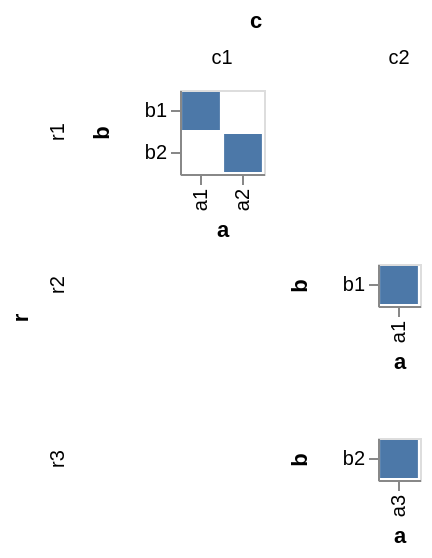

The specification (Vega-Lite) saved for this image:
### Vega specification from a JSON file in a GitHub repository (floating-point values rounded to 4 significant figures)
{"$schema": "https://vega.github.io/schema/vega/v3.json", "autosize": "pad", "padding": 5, "data": [{"name": "source_0", "values": [{"r": "r1", "c": "c1", "a": "a1", "b": "b1"}, {"r": "r1", "c": "c1", "a": "a2", "b": "b2"}, {"r": "r2", "c": "c2", "a": "a1", "b": "b1"}, {"r": "r3", "c": "c2", "a": "a3", "b": "b2"}]}, {"name": "cross_column_domain_row_domain", "source": "source_0", "transform": [{"type": "aggregate", "groupby": ["c", "r"], "fields": ["a", "b"], "ops": ["distinct", "distinct"]}]}, {"name": "column_domain", "source": "cross_column_domain_row_domain", "transform": [{"type": "aggregate", "groupby": ["c"], "fields": ["distinct_a"], "ops": ["max"], "as": ["distinct_a"]}]}, {"name": "row_domain", "source": "cross_column_domain_row_domain", "transform": [{"type": "aggregate", "groupby": ["r"], "fields": ["distinct_b"], "ops": ["max"], "as": ["distinct_b"]}]}], "signals": [{"name": "child_x_step", "value": 21}, {"name": "child_y_step", "value": 21}], "layout": {"padding": {"row": 10, "column": 10}, "offset": {"rowTitle": 10, "columnTitle": 10}, "columns": {"signal": "length(data('column_domain'))"}, "bounds": "full", "align": "all"}, "marks": [{"name": "row_title", "role": "row-title", "type": "group", "marks": [{"type": "text", "role": "row-title-text", "style": "guide-title", "encode": {"update": {"align": {"value": "center"}, "text": {"value": "r"}, "angle": {"value": 270}}}}]}, {"name": "column_title", "role": "column-title", "type": "group", "marks": [{"type": "text", "role": "column-title-text", "style": "guide-title", "encode": {"update": {"align": {"value": "center"}, "text": {"value": "c"}}}}]}, {"name": "row_header", "type": "group", "role": "row-header", "from": {"data": "row_domain"}, "sort": {"field": "datum[\"r\"]", "order": "ascending"}, "title": {"text": {"signal": "''+parent[\"r\"]"}, "offset": 10, "orient": "left", "style": "guide-label"}, "encode": {"update": {"height": {"signal": "bandspace(datum[\"distinct_b\"], 0.1, 0.05) * child_y_step"}}}}, {"name": "column_header", "type": "group", "role": "column-header", "from": {"data": "column_domain"}, "sort": {"field": "datum[\"c\"]", "order": "ascending"}, "title": {"text": {"signal": "''+parent[\"c\"]"}, "offset": 10, "orient": "top", "style": "guide-label"}, "encode": {"update": {"width": {"signal": "bandspace(datum[\"distinct_a\"], 0.1, 0.05) * child_x_step"}}}}, {"name": "cell", "type": "group", "style": "cell", "from": {"facet": {"name": "facet", "data": "source_0", "groupby": ["r", "c"], "aggregate": {"cross": true, "fields": ["a", "b"], "ops": ["distinct", "distinct"], "as": ["distinct_a", "distinct_b"]}}}, "sort": {"field": ["datum[\"r\"]", "datum[\"c\"]"], "order": ["ascending", "ascending"]}, "encode": {"update": {"width": {"signal": "bandspace(datum[\"distinct_a\"], 0.1, 0.05) * child_x_step"}, "height": {"signal": "bandspace(datum[\"distinct_b\"], 0.1, 0.05) * child_y_step"}}}, "marks": [{"name": "child_marks", "type": "rect", "style": ["rect"], "from": {"data": "facet"}, "encode": {"update": {"fill": {"value": "#4c78a8"}, "x": {"scale": "child_x", "field": "a"}, "width": {"scale": "child_x", "band": true}, "y": {"scale": "child_y", "field": "b"}, "height": {"scale": "child_y", "band": true}}}}], "scales": [{"name": "child_x", "type": "band", "domain": {"data": "facet", "field": "a", "sort": true}, "range": {"step": {"signal": "child_x_step"}}, "paddingInner": 0.1, "paddingOuter": 0.05}, {"name": "child_y", "type": "band", "domain": {"data": "facet", "field": "b", "sort": true}, "range": {"step": {"signal": "child_y_step"}}, "paddingInner": 0.1, "paddingOuter": 0.05}], "axes": [{"scale": "child_x", "orient": "bottom", "grid": false, "title": "a", "encode": {"labels": {"update": {"angle": {"value": 270}, "align": {"value": "right"}, "baseline": {"value": "middle"}}}}, "zindex": 1}, {"scale": "child_y", "orient": "left", "grid": false, "title": "b", "zindex": 1}]}], "config": {"axisY": {"minExtent": 30}}}
